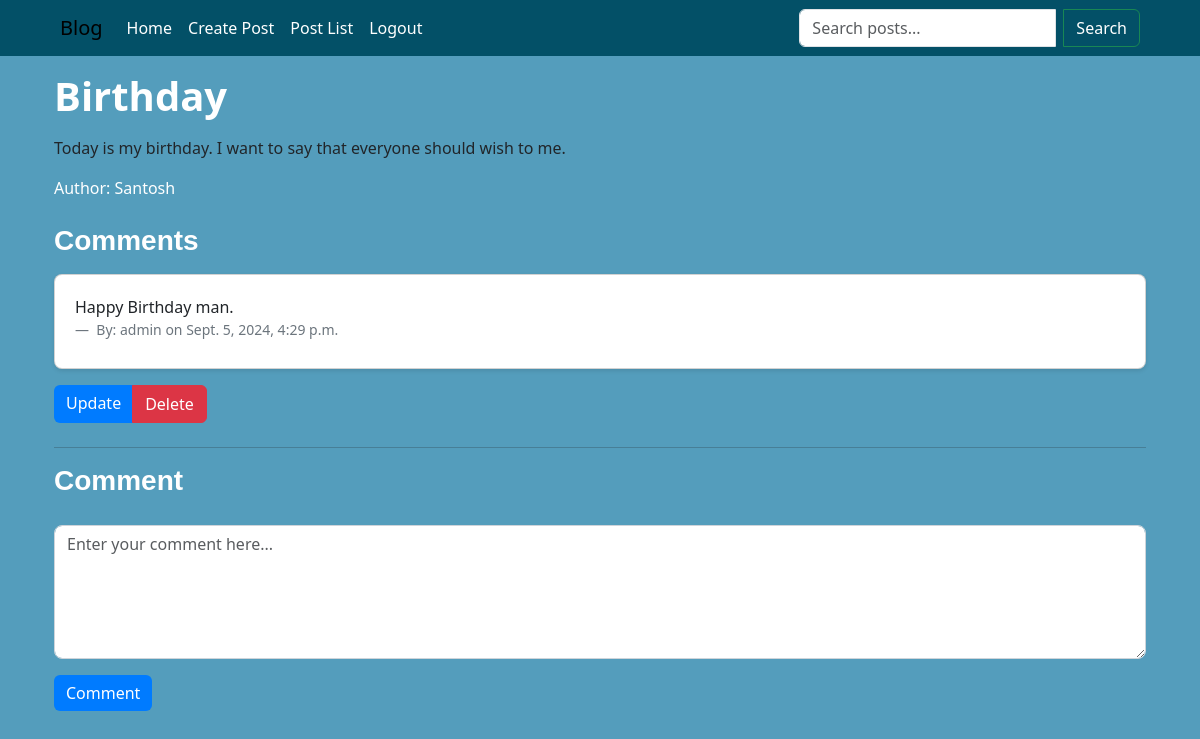
/blog/post/1/ (signed in), run on the app's committed database.
### blogpost/models.py (models this page shows, shortened)
class Post(models.Model):
    title = models.CharField(max_length=200)
    content = models.TextField()
    author = models.ForeignKey(User, on_delete=models.CASCADE)
    timestamp = models.DateTimeField(auto_now_add=True)

class Comment(models.Model):
    post = models.ForeignKey(Post, on_delete=models.CASCADE, related_name='comments')
    content = models.TextField()
    author = models.ForeignKey(User, on_delete=models.CASCADE)
    timestamp = models.DateTimeField(auto_now_add=True)

### blogpost/views.py (the view)
# urls.py: path('post/<int:post_id>/', post_detail, name='post_detail'),
@login_required
def post_detail(request, post_id):
    post =  Post.objects.get(id=post_id)
    comments = post.comments.all()
    if request.method == 'POST':
        comment_form = CommentForm(request.POST)
        if comment_form.is_valid():
            new_comment = comment_form.save(commit=False)
            new_comment.post = post
            new_comment.author = request.user
            new_comment.save()
            return redirect('blogpost:post_detail', post_id=post.id)
    else:
        comment_form = CommentForm()
    return render(request, 'blogpost/post_detail.html', {
        'post':post,
        'comments': comments,
        'comment_form': comment_form
        })

### blogpost/forms.py
class CommentForm(forms.ModelForm):
    class Meta:
        model = Comment
        fields = ['content']

### templates/blogpost/post_detail.html (shortened to what this page needs)
{% extends "base.html" %}
{% block blogpost %}
<div class="container pt-4">
    <div class="post-header mb-4">
        <h1 class="mb-3 custom-title text-white">{{ post.title }}</h1>
        <p class="lead custom-content">{{ post.content|linebreaks }}</p>
        <p class="text-white mb-3">Author: {{ post.author }}</p>
        <div class="comments-section mt-4">
            <h2 class="mb-3 custom-subtitle text-white">Comments</h2>
            <ul class="list-unstyled">
                {% for comment in comments %}
                    <li class="mb-3">
                        <div class="card custom-card">
                            <div class="card-body">
                                <p class="card-text">{{ comment.content }}</p>
                                <footer class="blockquote-footer mb-2">
                                    By: {{ comment.author }} on {{ comment.timestamp }}
                                </footer>
                            </div>
                        </div>
                    </li>
                {% empty %}
                    <li><p class="text-white">No comments yet.</p></li>
                {% endfor %}
            </ul>
        </div>
        <div class="btn-group" role="group">
            <a href="{% url 'blogpost:post_update' post.id %}" class="btn btn-primary">Update</a>
            <a href="{% url 'blogpost:post_delete' post.id %}" class="btn btn-danger">Delete</a>
        </div>
    </div>
    <hr>
    <div class="add-comment-section mt-2 pb-4">
        <h2 class="mb-1 custom-subtitle text-white">Comment</h2>
        <form autocomplete="off" method="POST">
            <div class="mb-3">
                <textarea name="content" class="form-control custom-textarea" id="id_content" placeholder="Enter your comment here..." rows="5">{{ comment_form.content.value|default_if_none:'' }}</textarea>
            </div>
            <button type="submit" class="btn btn-primary">Comment</button>
        </form>
    </div>
</div>
{% endblock blogpost %}

### static/css/styles.css (style rules this page uses)
body { background-color: rgba(41, 132, 171, 0.795); }

### static/css/create.css (style rules this page uses)
.card { background-color: #ffffff; border-radius: 15px; }
h2 { font-family: 'Poppins', sans-serif; font-weight: 700; }
.btn-primary { background-color: #007bff; border: none; transition: background-color 0.3s ease; }

### static/css/details.css (style rules this page uses)
.custom-title { font-size: 2.5rem; font-weight: bold; }
.custom-content { font-size: 1.125rem; line-height: 1.6; }
.custom-subtitle { font-size: 1.75rem; font-weight: bold; }
.custom-card { border-radius: 0.5rem; box-shadow: 0 2px 4px rgba(0, 0, 0, 0.1); }
.card-body { padding: 1.25rem; }
.custom-textarea { border-radius: 0.5rem; border: 1px solid #ced4da; }

### data on the page
Post: title "Birthday", content "Today is my birthday. I want to say that everyone should wish to me.", author "Santosh"
Comment: content "Happy Birthday man.", author "admin", timestamp "Sept. 5, 2024, 4:29 p.m."
